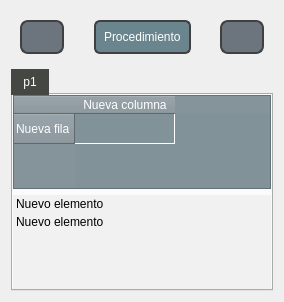
<?xml version="1.0" encoding="UTF-8"?>
<ui version="4.0">
 <class>main_widget</class>
 <widget class="QWidget" name="main_widget">
  <property name="geometry">
   <rect>
    <x>0</x>
    <y>0</y>
    <width>284</width>
    <height>302</height>
   </rect>
  </property>
  <property name="windowTitle">
   <string>Form</string>
  </property>
  <property name="styleSheet">
   <string notr="true">#Main_widget{
background-color: #d3d3d3;

}

QPushButton{
border: 2px solid #404040;
border-radius: 8px;
padding: 1px 5px;
color: #fff;
background-color: #6c757d;
font: 700 9pt &quot;Calibri&quot;;
}

QPushButton:hover{
background-color: #5c636a;
}
 QPushButton:pressed {
    border: 4px solid #c0c4c8 
}
QLabel {
    color: #fff;
 background-color: #6a858d; 
    border:2px solid #404040;        
    border-radius: 4px;           
    padding: 2.5px 5px;            
font: 700 9pt &quot;Calibri&quot;;
}

QTableWidget{
background-color: #819299; 
gridline-color: #fff;  
}

QHeaderView{
background-color: #85939a;
color:white;
font: 700 9pt &quot;Calibri&quot;;
}

QHeaderView::section {
background-color: #85939a;
}
QTableCornerButton::section {
background-color: #85939a;
}
QTableWidget::item::hover{
background-color: #B6BEC2
}

QTabBar::tab{
background-color: #80857C;
color: white;
}

QTabBar::tab:hover{
background-color: #B0B3AD
}

QTabBar::tab:selected{
background-color:#454742
}

QListWidget{
background: #F1F1F1;
border : none
}
QListWidget::item{
margin: 2px;
margin-left:0;
}
QListWidget::item::hover{
color : #1A5276 ;
font: 700 9pt &quot;Segoe UI&quot;;
border: 1.5px solid #2E4053;
border-radius:7px
}
</string>
  </property>
  <layout class="QVBoxLayout" name="main_widget_vertical_layout" stretch="1,10">
   <item>
    <widget class="QWidget" name="options_tab_widget" native="true">
     <layout class="QHBoxLayout" name="options_tab_horizontal_layout">
      <item alignment="Qt::AlignmentFlag::AlignLeft">
       <widget class="QPushButton" name="back_tab_button">
        <property name="styleSheet">
         <string notr="true">image: url(:/icon/Images/arrow_left.png);
width:40px;
height:30px;
padding:0
</string>
        </property>
        <property name="text">
         <string/>
        </property>
       </widget>
      </item>
      <item alignment="Qt::AlignmentFlag::AlignHCenter">
       <widget class="QLabel" name="label">
        <property name="styleSheet">
         <string notr="true">border-radius:6px;
font: 700 9pt &quot;Calibri&quot;;</string>
        </property>
        <property name="text">
         <string>Procedimiento</string>
        </property>
       </widget>
      </item>
      <item alignment="Qt::AlignmentFlag::AlignRight">
       <widget class="QPushButton" name="next_tab_button">
        <property name="styleSheet">
         <string notr="true">image: url(:/icon/Images/arrow_right.png);
width:40px;
height:30px;
padding:0
</string>
        </property>
        <property name="text">
         <string/>
        </property>
       </widget>
      </item>
     </layout>
    </widget>
   </item>
   <item>
    <widget class="QTabWidget" name="tabWidget">
     <property name="currentIndex">
      <number>0</number>
     </property>
     <widget class="QWidget" name="p1">
      <attribute name="title">
       <string>p1</string>
      </attribute>
      <layout class="QVBoxLayout" name="verticalLayout" stretch="0,0">
       <property name="leftMargin">
        <number>0</number>
       </property>
       <property name="topMargin">
        <number>0</number>
       </property>
       <property name="rightMargin">
        <number>0</number>
       </property>
       <property name="bottomMargin">
        <number>0</number>
       </property>
       <item>
        <widget class="QTableWidget" name="s_table">
         <row>
          <property name="text">
           <string>Nueva fila</string>
          </property>
         </row>
         <column>
          <property name="text">
           <string>Nueva columna</string>
          </property>
         </column>
        </widget>
       </item>
       <item>
        <widget class="QListWidget" name="solution_list">
         <property name="enabled">
          <bool>true</bool>
         </property>
         <item>
          <property name="text">
           <string>Nuevo elemento</string>
          </property>
         </item>
         <item>
          <property name="text">
           <string>Nuevo elemento</string>
          </property>
         </item>
        </widget>
       </item>
      </layout>
     </widget>
    </widget>
   </item>
  </layout>
 </widget>
 <resources>
  <include location="qrc_files/resources.qrc"/>
 </resources>
 <connections/>
</ui>
